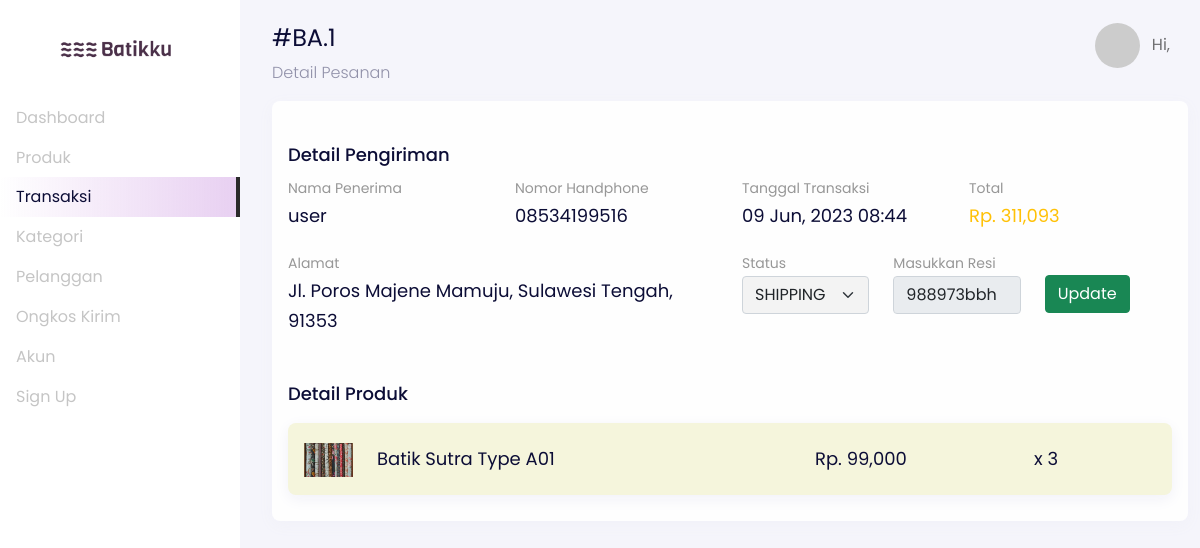
Page /backend/transactions/dashboard-transactions-details.php?transaction_id=1 on the committed database.
### tables this page shows
CREATE TABLE `transactions` (
  `transactions_id` int(11) NOT NULL,
  `users_id` int(11) NOT NULL,
  `date_transaction` datetime NOT NULL,
  `shipping_price` int(50) NOT NULL,
  `total_price` int(50) NOT NULL,
  `unique_code` int(3) NOT NULL,
  `transaction_status` enum('UNPAID','PROCESS','CANCELED','SHIPPING','RECEIVED','RETURN') NOT NULL,
  `resi` varchar(20) NOT NULL
);

CREATE TABLE `users` (
  `users_id` int(11) NOT NULL,
  `name` varchar(25) NOT NULL,
  `username` varchar(20) DEFAULT NULL,
  `phone_number` varchar(12) DEFAULT NULL,
  `email` varchar(50) NOT NULL,
  `email_verified_at` varchar(50) DEFAULT NULL,
  `password` text NOT NULL,
  `provinces_id` int(11) DEFAULT NULL,
  `address` text,
  `zip_code` varchar(11) DEFAULT NULL,
  `roles` enum('USER','ADMIN') NOT NULL DEFAULT 'USER'
);

CREATE TABLE `provinces` (
  `provinces_id` int(11) NOT NULL,
  `provinces_name` varchar(50) NOT NULL,
  `shipping_cost` int(25) NOT NULL
);

CREATE TABLE `product_galleries` (
  `galleries_id` int(11) NOT NULL,
  `products_id` int(11) NOT NULL,
  `photos` varchar(225) NOT NULL
);

CREATE TABLE `transaction_items` (
  `tran_details_id` int(11) NOT NULL,
  `products_id` int(11) NOT NULL,
  `transaction_id` int(11) NOT NULL,
  `price` int(25) NOT NULL,
  `quantity` int(11) NOT NULL
);

CREATE TABLE `products` (
  `products_id` int(11) NOT NULL,
  `product_name` varchar(255) NOT NULL,
  `slug` varchar(255) NOT NULL,
  `categories_id` int(11) NOT NULL,
  `price` int(25) NOT NULL,
  `description` text NOT NULL,
  `weight` float NOT NULL,
  `stock` int(11) UNSIGNED NOT NULL
);

### backend/transactions/dashboard-transactions-details.php (the view, shortened to what this page needs)
<?php
  include '../components/header.php';
?>
<body>
  <div class="page-dashboard">
    <div class="d-flex"  id="wrapper" data-aos="fade-right">
        <?php include '../components/sidebar.php' ?>
        <div id="page-content-wrapper">
            <nav class="navbar navbar-store navbar-expand-lg navbar-light" data-aos="fade-down">
            <div class="container-fluid">
              <div class="collapse navbar-collapse" id="navbarSupportedContent">
                    <ul class="navbar-nav ms-auto d-none d-lg-flex">
                        <li class="nav-item dropdown">
                        <a href="#" class="nav-link" id="navbarDropdown" role="button" data-bs-toggle="dropdown">
                            <img src="https://ui-avatars.com/api/?name=<?= $_SESSION['name']; ?>" alt="" class="rounded-circle me-2 profile-picture">
                            Hi, <?= $_SESSION['name']; ?>
                        </a>
                        </li>
                    </ul>
              </div>
            </div>
          </nav>
          <div class="section-content section-dashboard-home" data-aos="fade-up">
            <div class="container-fluid">
              <div class="dashboard-heading">
                <h2 class="dashboard-title">#BA.<?= $_GET['transaction_id']; ?></h2>
                <p class="dashboard-subtitle">
                  Detail Pesanan
                </p>
              </div>
              <div class="dashboard-content" id="transactionDetails">
                <div class="row">
                  <div class="col-12">
                    <div class="card">
                      <div class="card-body">
                        <div class="row">
                          <div class="col-12 mt-4">
                                <h5>Detail Pengiriman</h5>
                          </div>
                          <div class="col-12 col-md-6">
                            <div class="row">
                              <div class="col-12">
                              <?php
                                $transaction_id = $_GET['transaction_id'];
                                $query = mysqli_query($config, "SELECT * FROM transactions JOIN users ON transactions.users_id=users.users_id
                                JOIN provinces ON users.provinces_id=provinces.provinces_id WHERE  transactions_id='$transaction_id'");
                                while ($data = mysqli_fetch_array($query)) {
                              ?>
                                <div class="row">
                                  <div class="col-12 col-md-6">
                                    <div class="product-title">Nama Penerima</div>
                                    <div class="product-subtitle"><?= $data['name']; ?></div>
                                  </div>
                                  <div class="col-12 col-md-6">
                                    <div class="product-title">Nomor Handphone</div>
                                    <div class="product-subtitle"><?= $data['phone_number']; ?></div>
                                  </div>
                                  <div class="col-12">
                                    <div class="product-title">Alamat</div>
                                    <div class="product-subtitle"><?= $data['address'].', '. $data['provinces_name'].', '.$data['zip_code']; ?></div>
                                  </div>
                                </div>
                                <?php } ?>
                              </div>
                            </div>
                          </div>
                          <div class="col-12 col-md-6">
                            <?php
                                $query = mysqli_query($config, "SELECT * FROM transactions  WHERE  transactions_id='$transaction_id'");
                                while ($data = mysqli_fetch_array($query)) {
                                $date=date_create($data['date_transaction']);
                            ?>
                            <div class="row">
                              <div class="col-12 col-md-6">
                                <div class="product-title">Tanggal Transaksi</div>
                                <div class="product-subtitle"> <?=  date_format($date, "d M, Y H:s"); ?></div>
                              </div>
                              <div class="col-12 col-md-6">
                                <div class="product-title">Total </div>
                                <div class="product-subtitle text-warning">Rp. <?= number_format($data['total_price'])?></div>
                              </div>
                                    <div class="col-12 col-md-4">
                                        <form action="update.php" method="POST">
                                        <div class="product-title">Status</div>
                                        <select name="status" id="status" class="form-select"  onChange="tampil(this.value)" required>
                                            <option value="<?= $data['transaction_status']; ?>" selected><?= $data['transaction_status']; ?></option>
                                        </select>
                                    </div>
                                    <div class="col-md-4">
                                        <div class="product-title">Masukkan Resi</div>
                                        <input type="text" id="resi" class="form-control" name="resi" value="<?= $data['resi']; ?>" disabled>
                                    </div>
                                    <div class="col-md-4">
                                        <button type="submit" class="btn btn-success btn-block mt-4">
                                            Update
                                        </button>
                                    </div>
                            </div>
                            <?php } ?>
                            </div>
                        </div>
                        <div class="row">
                          <div class="col-12 mt-4">
                                <h5>Detail Produk</h5>
                          </div>
                          <div class="col-12">
                            <div class="row">
                            <?php
                              $oke = mysqli_query($config, "SELECT  transaction_items.products_id, product_name, quantity, transaction_items.price FROM transaction_items
                                                              JOIN products ON products.products_id=transaction_items.products_id
                                                              WHERE transaction_id='$transaction_id'");
                              while($data = mysqli_fetch_array($oke)) {
                                $productId = $data['products_id'];
                            ?>
                            <div class="col-12 mt-2">
                              <a href="#" class="card card-list d-block" style="background-color: beige;">
                                <div class="card-body">
                                  <div class="row">
                                    <div class="col-md-1">
                                    <?php
                                      $queryGaleri = mysqli_query($config, "SELECT photos FROM product_galleries WHERE product_galleries.products_id='$productId' LIMIT 1");
                                      if(mysqli_num_rows($queryGaleri)=== 1) {
                                        while ($dataGaleri = mysqli_fetch_array($queryGaleri)) { ?>
                                          <img src="../../images/products/<?= $dataGaleri['photos']; ?>" class="img-fluid" alt="" srcset="">
                                        <?php
                                          }
                                        } else { ?>
                                          <img src="../../images/products/default.png" class="img-fluid" alt="" srcset="">
                                        <?php } ?>
                                      </div>
                                      <div class="col-md-6">
                                        <?= $data['product_name']; ?>
                                      </div>
                                      <div class="col-md-3">
                                        <?= 'Rp. '.number_format($data['price']); ?>
                                      </div>
                                      <div class="col-md-1 d-none d-md-block">
                                          x <?= $data['quantity']; ?>
                                      </div>
                                    </div>
                                  </div>
                                </a>
                              </div>
                              <?php } ?>
                            </div>
                          </div>
                        </div>
                      </div>
                      </div>
                    </div>
                  </div>
                </div>
              </div>
            </div>
          </div>
        </div>
    </div>
<?php
    include '../components/footer.php';
?>

### rows in the picture
transactions: users.name "user", users.phone_number "08534199516", users.address "Jl. Poros Majene Mamuju", provinces.provinces_name "Sulawesi Tengah", users.zip_code "91353", date_transaction "09 Jun, 2023 08:44", total_price "311,093", status "SHIPPING", resi "988973bbh"
transaction_items: products.product_name "Batik Sutra Type A01", price "99,000", quantity "3"
product_galleries: photos (picture)

### other values in the picture
$_GET['transaction_id'] "1"
